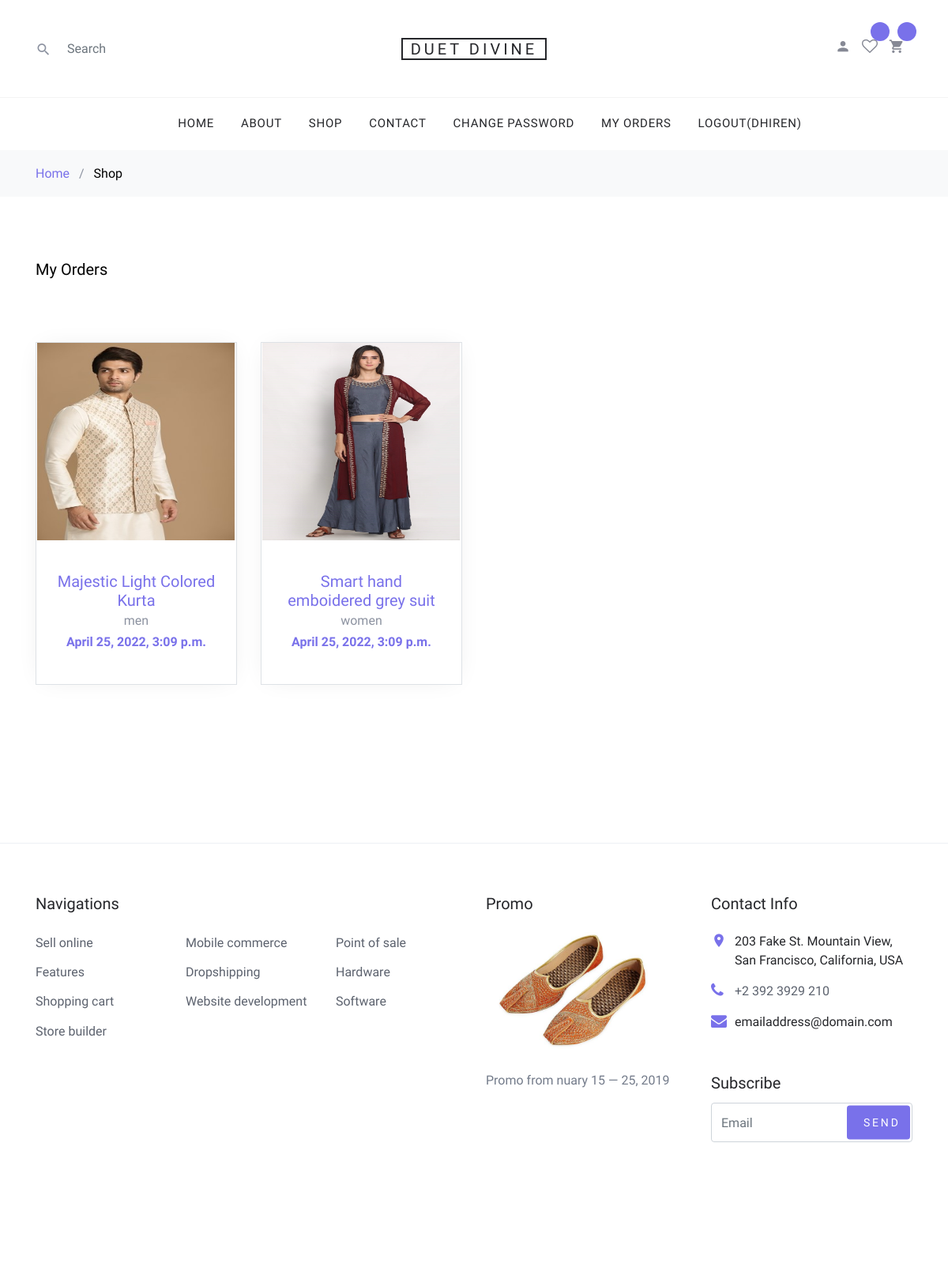
Screenshot of /my_orders/ (signed in) with the database file from the repository.
### myapp/models.py (models this page shows, shortened)
class User(models.Model):
    fname=models.CharField(max_length=100)
    lname=models.CharField(max_length=100)
    email=models.CharField(max_length=100)
    mobile=models.CharField(max_length=100)
    address=models.TextField()
    password=models.CharField(max_length=100)
    usertype=models.CharField(max_length=100,default="user")

class Cart(models.Model):
    user=models.ForeignKey(User,on_delete=models.CASCADE)
    product=models.ForeignKey(Product,on_delete=models.CASCADE)
    date=models.DateTimeField(default=timezone.now)
    product_price=models.PositiveIntegerField()
    product_qty=models.PositiveIntegerField()
    total_price=models.PositiveIntegerField()
    payment_status=models.CharField(max_length=100,default="pending")

class Product(models.Model):
    product_name=models.CharField(max_length=100,default=" ")
    CHOICE1=(
        ('men','men'),
        ('women','women'),
        ('kids','kids'),
    )
    CHOICE2=(
        ('s','s'),
        ('m','m'),
        ('l','l'),
    )
    CHOICE3=(
        ('red','red'),
        ('green','green'),
        ('blue','blue'),
        ('white','white'),
        ('black','black'),
        ('yellow','yellow'),
        ('pink','pink'),
    )
    product_seller=models.ForeignKey(User,on_delete=models.CASCADE)
    product_category=models.CharField(max_length=100,choices=CHOICE1)
    product_size=models.CharField(max_length=100,choices=CHOICE2)
    product_color=models.CharField(max_length=100,choices=CHOICE3)
    product_price=models.PositiveIntegerField()
    product_desc=models.TextField()
    product_image=models.ImageField(upload_to="product_image/")

### myapp/views.py (the view)
# urls.py: path('my_orders/',views.my_orders,name='my_orders'),
def my_orders(request):
    user=User.objects.get(email=request.session['email'])
    products=Cart.objects.filter(user=user,payment_status='paid')
    return render(request,'my_orders.html',{'products':products})

### myapp/templates/my_orders.html (shortened to what this page needs)
{% extends 'header.html' %}
{% load static %}
{% block content %}
<!DOCTYPE html>
<html lang="en">
  <head>
    <link rel="stylesheet" href="{% static 'fonts/icomoon/style.css' %}">
    <link rel="stylesheet" href="{% static 'css/bootstrap.min.css' %}">
    <link rel="stylesheet" href="{% static 'css/magnific-popup.css' %}">
    <link rel="stylesheet" href="{% static 'css/jquery-ui.css' %}">
    <link rel="stylesheet" href="{% static 'css/owl.carousel.min.css' %}">
    <link rel="stylesheet" href="{% static 'css/owl.theme.default.min.css' %}">
    <link rel="stylesheet" href="{% static 'css/aos.css' %}">
    <link rel="stylesheet" href="{% static 'css/style.css' %}">
  </head>
  <body>
  <div class="site-wrap">
    <div class="bg-light py-3">
      <div class="container">
        <div class="row">
          <div class="col-md-12 mb-0"><a href="{% url 'index' %}">Home</a> <span class="mx-2 mb-0">/</span> <strong class="text-black">Shop</strong></div>
        </div>
      </div>
    </div>
    {% if products %}
    <div class="site-section">
      <div class="container">
        <div class="row mb-5">
          <div class="col-md-9 order-2">
            <div class="row">
              <div class="col-md-12 mb-5">
                <div class="float-md-left mb-4"><h2 class="text-black h5">My Orders</h2></div>
              </div>
            </div>
            <div class="row mb-5">
                {% for i in products %}
                <div class="col-sm-6 col-lg-4 mb-4" data-aos="fade-up">
                  <div class="block-4 text-center border">
                    <figure class="block-4-image">
                      <a href="{% url 'product_detail' pk=i.product.pk %}"><img src="{{i.product.product_image.url}}" alt="Image placeholder" class="img-fluid" style="width:250px; height:250px;"></a>
                    </figure>
                    <div class="block-4-text p-4">
                      <h3><a href="{% url 'product_detail' pk=i.product.pk %}">{{i.product.product_name}}</a></h3>
                      <p class="mb-0">{{i.product.product_category}}</p>
                      <p class="text-primary font-weight-bold">{{i.date}}</p>
                    </div>
                  </div>
                </div>
                {% endfor %}
            </div>
          </div>
        </div>
      </div>
    </div>
  {% else %}
    <br><br><br><br>
    <h2 align="center">No Orders</h2>
    <br><br><br><br>
  {% endif %}
  </div>
  </body>
</html>
{% endblock %}

### myapp/templates/header.html (shortened to what this page needs)
{% load static %}
<!DOCTYPE html>
<html lang="en">
  <head>
    <link rel="stylesheet" href="{% static 'fonts/icomoon/style.css' %}">
    <link rel="stylesheet" href="{% static 'css/bootstrap.min.css' %}">
    <link rel="stylesheet" href="{% static 'css/magnific-popup.css' %}">
    <link rel="stylesheet" href="{% static 'css/jquery-ui.css' %}">
    <link rel="stylesheet" href="{% static 'css/owl.carousel.min.css' %}">
    <link rel="stylesheet" href="{% static 'css/owl.theme.default.min.css' %}">
    <link rel="stylesheet" href="{% static 'css/aos.css' %}">
    <link rel="stylesheet" href="{% static 'css/style.css' %}">
  </head>
  <body>
  <div class="site-wrap">
    <header class="site-navbar" role="banner">
      <div class="site-navbar-top">
        <div class="container">
          <div class="row align-items-center">
            <div class="col-6 col-md-4 order-2 order-md-1 site-search-icon text-left">
              <form action="{% url 'search' %}" class="site-block-top-search" method="post">
                <span class="icon icon-search2"></span>
                <input type="text" class="form-control border-0" name="search" placeholder="Search">
              </form>
            </div>
            <div class="col-12 mb-3 mb-md-0 col-md-4 order-1 order-md-2 text-center">
              <div class="site-logo">
                <a href="index.html" class="js-logo-clone">Duet Divine</a>
              </div>
            </div>
            <div class="col-6 col-md-4 order-3 order-md-3 text-right">
              <div class="site-top-icons">
                <ul>
                  <li><a href="{% url 'profile' %}"><span class="icon icon-person"></span></a></li>
                  <li>
                    {% if request.session.email %}
                    {% if request.session.wishlist_count != 0 %}
                      <a href="{% url 'wishlist' %}"class="site-cart" ><span class="icon icon-heart-o " ></span><span class="count" >{{request.session.wishlist_count}}</span></a>
                    {% else %}
                    <a href="{% url 'wishlist' %}"class="site-cart" ><span class="icon icon-heart-o " ></span></a>
                    {% endif %}
                    {% else %}
                      <a href="{% url 'wishlist' %}"class="site-cart" ><span class="icon icon-heart-o " ></span></a>
                    {% endif %}
                  </li>
                  <li>
                    {% if request.session.email %}
                    {% if request.session.cart_count != 0 %}
                    <a href="{% url 'cart' %}" class="site-cart">
                      <span class="icon icon-shopping_cart"></span>
                      <span class="count">{{request.session.cart_count}}</span>
                    </a>
                    {% else %}
                    <a href="{% url 'cart' %}" class="site-cart">
                      <span class="icon icon-shopping_cart"></span>
                    </a>
                    {% endif %}
                    {% else %}
                    <a href="{% url 'cart' %}" class="site-cart">
                      <span class="icon icon-shopping_cart"></span>
                    </a>
                    {% endif %}
                  </li>
                </ul>
              </div>
            </div>
          </div>
        </div>
      </div>
      <nav class="site-navigation text-right text-md-center" role="navigation">
        <div class="container">
          <ul class="site-menu js-clone-nav d-none d-md-block">
            <li><a href="/">Home</a></li>
            <li><a href="{% url 'about' %}">About</a> </li>
            <li><a href="{% url 'shop' %}">Shop</a></li>
            <li><a href="{% url 'contact' %}">Contact</a></li>
            {%if request.session.email %}
            <li><a href="{% url 'change_password' %}">Change Password</a></li>
            <li><a href="{% url 'my_orders' %}">My Orders</a></li>
              <li><a href="{% url 'logout' %}">Logout({{request.session.fname}})</a></li>
            {%else%}
              <li><a href="{% url 'signup' %}">Sign Up</a></li>
              <li><a href="{% url 'login' %}">Login</a></li>
            {% endif %}
          </ul>
        </div>
      </nav>
    </header>
    {% block content %}
    {% endblock %}
    <footer class="site-footer border-top">
      <div class="container">
        <div class="row">
          <div class="col-lg-6 mb-5 mb-lg-0">
            <div class="row">
              <div class="col-md-12">
                <h3 class="footer-heading mb-4">Navigations</h3>
              </div>
              <div class="col-md-6 col-lg-4">
                <ul class="list-unstyled">
                  <li><a href="#">Sell online</a></li>
                  <li><a href="#">Features</a></li>
                  <li><a href="#">Shopping cart</a></li>
                  <li><a href="#">Store builder</a></li>
                </ul>
              </div>
              <div class="col-md-6 col-lg-4">
                <ul class="list-unstyled">
                  <li><a href="#">Mobile commerce</a></li>
                  <li><a href="#">Dropshipping</a></li>
                  <li><a href="#">Website development</a></li>
                </ul>
              </div>
              <div class="col-md-6 col-lg-4">
                <ul class="list-unstyled">
                  <li><a href="#">Point of sale</a></li>
                  <li><a href="#">Hardware</a></li>
                  <li><a href="#">Software</a></li>
                </ul>
              </div>
            </div>
          </div>
          <div class="col-md-6 col-lg-3 mb-4 mb-lg-0">
            <h3 class="footer-heading mb-4">Promo</h3>
            <a href="#" class="block-6">
              <img src="{% static 'images/shoes.jpg' %}" alt="Image placeholder" class="img-fluid rounded mb-4" style="height: 150px;">
              <p>Promo from  nuary 15 &mdash; 25, 2019</p>
            </a>
          </div>
          <div class="col-md-6 col-lg-3">
            <div class="block-5 mb-5">
              <h3 class="footer-heading mb-4">Contact Info</h3>
              <ul class="list-unstyled">
                <li class="address">203 Fake St. Mountain View, San Francisco, California, USA</li>
                <li class="phone"><a href="tel://23923929210">+2 392 3929 210</a></li>
                <li class="email">emailaddress@domain.com</li>
              </ul>
            </div>
            <div class="block-7">
              <form action="#" method="post">
                <label for="email_subscribe" class="footer-heading">Subscribe</label>
                <div class="form-group">
                  <input type="text" class="form-control py-4" id="email_subscribe" placeholder="Email">
                  <input type="submit" class="btn btn-sm btn-primary" value="Send">
                </div>
              </form>
            </div>
          </div>
        </div>
        <div class="row pt-5 mt-5 text-center">
          <div class="col-md-12">
          </div>
        </div>
      </div>
    </footer>
  </div>
  </body>
</html>

### rows the page displays
User: session.fname "DHIREN"
Cart: product.product_image (picture), product.product_name "Majestic Light Colored Kurta", product.product_category "men", date "April 25, 2022, 3:09 p.m."
Cart: product.product_image (picture), product.product_name "Smart hand emboidered grey suit", product.product_category "women", date "April 25, 2022, 3:09 p.m."
